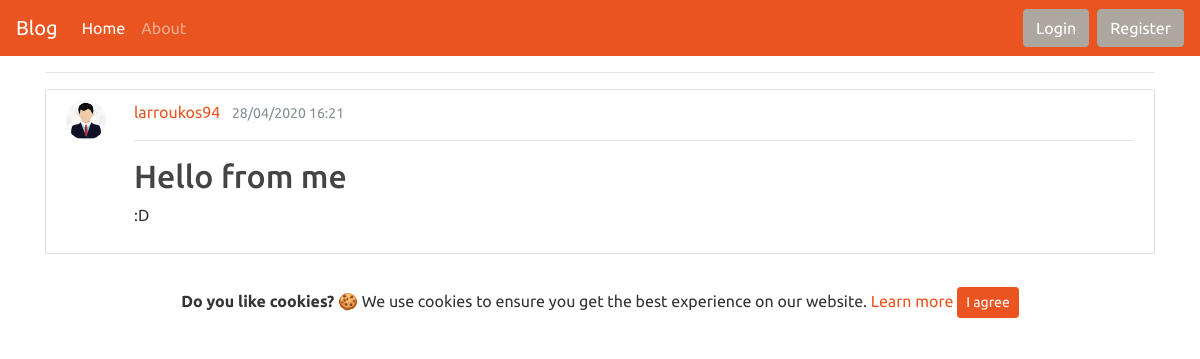
Screenshot of /post/15/ with the database file from the repository.
### blog/models.py (models this page shows, shortened)
class Post(models.Model):
    title = models.CharField(max_length=50)
    content = models.TextField()
    date_posted = models.DateTimeField(default=timezone.now)
    author = models.ForeignKey(User, on_delete=models.CASCADE)

### users/models.py (models this page shows, shortened)
class Profile(models.Model):
    user = models.OneToOneField(User, on_delete=models.CASCADE) #vazoume to original model
    photoprofile = models.ImageField(default='default.jpg',upload_to='profile_pictures') #sthn metavlhth photoprofile orizoume default eikona thn default.jpg kai vazoume upload_to ton fakelo opou 9a apo9hkeuontai

### blog/views.py (the view)
# urls.py: path('post/<int:pk>/', PostDetailView.as_view(), name='post-detail'), #grab the value from link id of post me to <pk> epeidh 3erw oti einai integer vazw <int:pk>
class PostDetailView(DetailView):
    model = Post

### blog/templates/blog/post_detail.html (shortened to what this page needs)
{% extends 'blog/base.html' %}
{% block content %}
        <article class="media content-section">
          <a class="mr-2" href="{% url 'user-posts' post.author.username %}">
          <img style="height:40px;max-width:40px;margin-right: 20px;" class="rounded-circle account-img" src="{{ post.author.profile.photoprofile.url }}">
          </a>
          <div class="media-body">
              <div class="article-metadata">
                <a class="mr-2" href="{% url 'user-posts' object.author.username %}">{{ object.author }}</a>
                <small class="text-muted">{{ object.date_posted|date:"d/m/Y H:s" }}</small>
                <hr>
              </div>
              <h2 class="article-title" >{{ object.title }}</h2>
              <p class="article-content">{{ object.content }}</p>
            </div>
        </article>
{% endblock %}

### blog/static/blog/main.css (style rules this page uses)
body { background: #fafafa; color: #333333; margin-top: 5rem; }
h1, h2, h3, h4, h5, h6 { color: #444444; }
.content-section { background: #ffffff; padding: 10px 20px; border: 1px solid #dddddd; border-radius: 3px; margin-bottom: 20px; }
.article-title { color: #444444; }

### rows the page displays
Post: author.profile.photoprofile (placeholder picture), author "larroukos94", date_posted "28/04/2020 16:21", title "Hello from me", content ":D"
